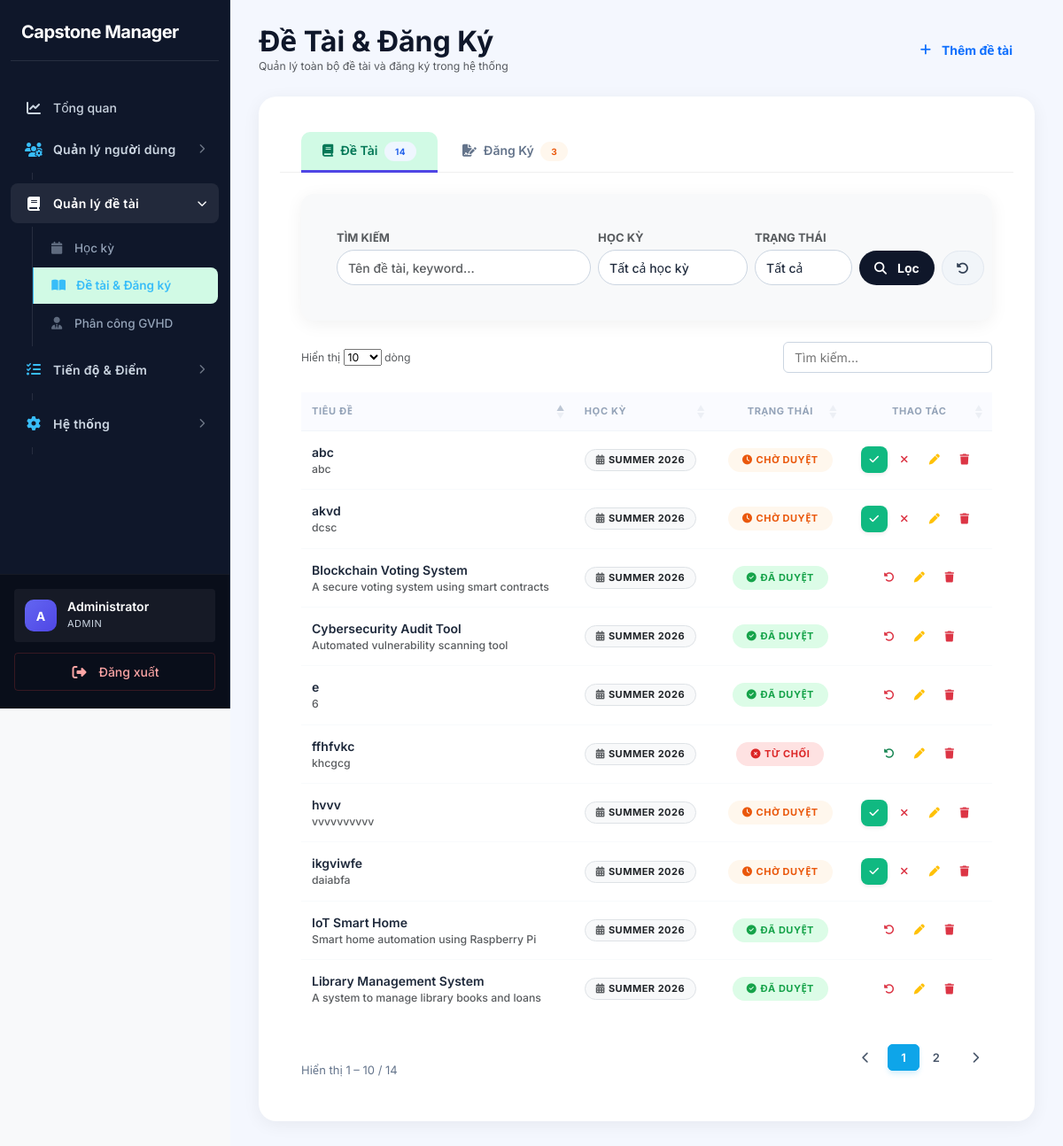
/index.php?page=topic-management (signed in), run on the app's committed database.
### tables this page shows
CREATE TABLE `topics` (
  `id` int(11) NOT NULL,
  `title` varchar(255) DEFAULT NULL,
  `description` text DEFAULT NULL,
  `keywords` text DEFAULT NULL,
  `semester_id` int(11) DEFAULT NULL,
  `created_by` int(11) DEFAULT NULL,
  `status` enum('draft','pending','approved','rejected') DEFAULT 'draft',
  `created_at` timestamp NOT NULL DEFAULT current_timestamp()
);

CREATE TABLE `semesters` (
  `id` int(11) NOT NULL,
  `name` varchar(100) DEFAULT NULL,
  `start_date` date DEFAULT NULL,
  `end_date` date DEFAULT NULL,
  `created_at` timestamp NOT NULL DEFAULT current_timestamp()
);

### app/views/topic-management/index.php (the view, shortened to what the rows shown need)
<?php require '../app/views/layouts/header.php'; ?>
<?php require '../app/views/layouts/sidebar.php'; ?>
<?php
$role       = $_SESSION['user']['role'];
$activeTab  = $_GET['tab'] ?? 'topics';
?>
<div class="main-content" style="padding: 28px 32px; background-color: #f4f7fe; min-height: 100vh;">
    <div class="d-flex justify-content-between align-items-center mb-4">
        <div>
            <h2 class="fw-bold mb-0">Đề Tài & Đăng Ký</h2>
        </div>
    </div>
    <div class="card border-0 shadow-sm" style="border-radius: 20px; overflow: hidden;">
        <div class="card-body p-4">
            <?php if ($activeTab === 'topics'): ?>
                <?php if ($role === 'student'):
                    $myTopics = array_filter($topics, fn($t) => isset($t['created_by']) && $t['created_by'] == $_SESSION['user']['id']);
                    $generalTopics = array_filter($topics, fn($t) => !isset($t['created_by']) || $t['created_by'] != $_SESSION['user']['id']);
                ?>
                    <h5 class="fw-bold mb-3 text-primary"><i class="fa fa-user-edit me-2"></i>Đề tài cá nhân</h5>
                    <div class="table-responsive mb-5 shadow-sm rounded-3">
                        <table class="table table-hover align-middle mb-0" id="myTopicsTable">
                            <thead class="table-light">
                                <tr class="text-muted small text-uppercase">
                                    <th class="ps-3">Tiêu Đề</th>
                                    <th>Học Kỳ</th>
                                    <th class="text-center">Trạng Thái</th>
                                    <th class="text-center">Thao Tác</th>
                                </tr>
                            </thead>
                            <tbody>
                                <?php if (!empty($myTopics)): foreach ($myTopics as $t):
                                    $ts   = $t['status'];
                                    $tcls = $ts === 'approved' ? 'bg-success' : ($ts === 'rejected' ? 'bg-danger' : 'bg-warning text-dark');
                                    $tlbl = $ts === 'approved' ? 'Đã duyệt'  : ($ts === 'rejected' ? 'Từ chối'   : 'Chờ duyệt');
                                    $tico = $ts === 'approved' ? 'fa-circle-check' : ($ts === 'rejected' ? 'fa-circle-xmark' : 'fa-clock');
                                ?>
                                <tr>
                                    <td class="ps-3">
                                        <div class="fw-semibold"><?= htmlspecialchars($t['title']) ?></div>
                                        <?php if (!empty($t['description'])): ?>
                                            <div class="text-muted small" style="max-width:280px; white-space:nowrap; overflow:hidden; text-overflow:ellipsis;">
                                                <?= htmlspecialchars($t['description']) ?>
                                            </div>
                                        <?php endif; ?>
                                    </td>
                                    <td>
                                        <span class="badge bg-light text-dark border" style="font-size:11px;">
                                            <i class="fa fa-calendar-alt me-1 text-muted"></i><?= htmlspecialchars($t['semester']) ?>
                                        </span>
                                    </td>
                                    <td class="text-center">
                                        <span class="badge rounded-pill <?= $tcls ?> px-3 py-2" style="font-size:11px;">
                                            <i class="fa <?= $tico ?> me-1"></i><?= $tlbl ?>
                                        </span>
                                    </td>
                                    <td class="text-center">
                                        <?php if ($ts === 'pending'): ?>
                                        <div class="d-flex justify-content-center gap-1">
                                            <a href="index.php?page=topic-edit&id=<?= $t['id'] ?>"
                                               class="btn btn-sm btn-outline-warning rounded-circle" data-bs-toggle="tooltip" title="Sửa" style="width: 32px; height: 32px; display: inline-flex; align-items: center; justify-content: center;">
                                                <i class="fa fa-pen"></i>
                                            </a>
                                            <form action="index.php?page=topic-delete&id=<?= $t['id'] ?>" method="POST" class="d-inline" onsubmit="return confirm('Xác nhận xóa đề tài này?');">
                                                <input type="hidden" name="csrf_token" value="<?= $_SESSION['csrf_token'] ?? '' ?>">
                                                <button type="submit" class="btn btn-sm btn-outline-danger rounded-circle border-0" data-bs-toggle="tooltip" title="Xóa" style="width: 32px; height: 32px; display: inline-flex; align-items: center; justify-content: center;">
                                                    <i class="fa fa-trash"></i>
                                                </button>
                                            </form>
                                        </div>
                                        <?php endif; ?>
                                    </td>
                                </tr>
                                <?php endforeach; else: ?>
                                <tr><td colspan="4" class="text-center py-4 text-muted">Bạn chưa đề xuất đề tài nào.</td></tr>
                                <?php endif; ?>
                            </tbody>
                        </table>
                    </div>
                    <h5 class="fw-bold mb-3 text-success"><i class="fa fa-globe me-2"></i>Ngân hàng đề tài chung</h5>
                    <div class="table-responsive shadow-sm rounded-3">
                        <table class="table table-hover align-middle mb-0" id="generalTopicsTable">
                            <thead class="table-light">
                                <tr class="text-muted small text-uppercase">
                                    <th class="ps-3">Tiêu Đề</th>
                                    <th>Học Kỳ</th>
                                    <th class="text-center">Trạng Thái</th>
                                </tr>
                            </thead>
                            <tbody>
                                <?php if (!empty($generalTopics)): foreach ($generalTopics as $t):
                                    $ts   = $t['status'];
                                    $tcls = $ts === 'approved' ? 'bg-success' : ($ts === 'rejected' ? 'bg-danger' : 'bg-warning text-dark');
                                    $tlbl = $ts === 'approved' ? 'Đã duyệt'  : ($ts === 'rejected' ? 'Từ chối'   : 'Chờ duyệt');
                                    $tico = $ts === 'approved' ? 'fa-circle-check' : ($ts === 'rejected' ? 'fa-circle-xmark' : 'fa-clock');
                                ?>
                                <tr>
                                    <td class="ps-3">
                                        <div class="fw-semibold"><?= htmlspecialchars($t['title']) ?></div>
                                        <?php if (!empty($t['description'])): ?>
                                            <div class="text-muted small" style="max-width:280px; white-space:nowrap; overflow:hidden; text-overflow:ellipsis;">
                                                <?= htmlspecialchars($t['description']) ?>
                                            </div>
                                        <?php endif; ?>
                                    </td>
                                    <td>
                                        <span class="badge bg-light text-dark border" style="font-size:11px;">
                                            <i class="fa fa-calendar-alt me-1 text-muted"></i><?= htmlspecialchars($t['semester']) ?>
                                        </span>
                                    </td>
                                    <td class="text-center">
                                        <span class="badge rounded-pill <?= $tcls ?> px-3 py-2" style="font-size:11px;">
                                            <i class="fa <?= $tico ?> me-1"></i><?= $tlbl ?>
                                        </span>
                                    </td>
                                </tr>
                                <?php endforeach; else: ?>
                                <tr><td colspan="3" class="text-center py-4 text-muted">Không có đề tài chung nào.</td></tr>
                                <?php endif; ?>
                            </tbody>
                        </table>
                    </div>
                <?php else: ?>
                <div class="table-responsive">
                    <table class="table table-hover align-middle mb-0" id="topicsTable">
                        <thead>
                            <tr class="text-muted small text-uppercase">
                                <th class="ps-2">Tiêu Đề</th>
                                <th>Học Kỳ</th>
                                <th class="text-center">Trạng Thái</th>
                                <th class="text-center">Thao Tác</th>
                            </tr>
                        </thead>
                        <tbody>
                            <?php if (!empty($topics)): foreach ($topics as $t):
                                $ts   = $t['status'];
                                $tcls = $ts === 'approved' ? 'bg-success' : ($ts === 'rejected' ? 'bg-danger' : 'bg-warning text-dark');
                                $tlbl = $ts === 'approved' ? 'Đã duyệt'  : ($ts === 'rejected' ? 'Từ chối'   : 'Chờ duyệt');
                                $tico = $ts === 'approved' ? 'fa-circle-check' : ($ts === 'rejected' ? 'fa-circle-xmark' : 'fa-clock');
                            ?>
                                <tr>
                                    <td class="ps-2">
                                        <div class="fw-semibold"><?= htmlspecialchars($t['title']) ?></div>
                                        <?php if (!empty($t['description'])): ?>
                                            <div class="text-muted small"
                                                 style="max-width:280px; white-space:nowrap; overflow:hidden; text-overflow:ellipsis;">
                                                <?= htmlspecialchars($t['description']) ?>
                                            </div>
                                        <?php endif; ?>
                                    </td>
                                    <td>
                                        <span class="badge bg-light text-dark border" style="font-size:11px;">
                                            <i class="fa fa-calendar-alt me-1 text-muted"></i>
                                            <?= htmlspecialchars($t['semester']) ?>
                                        </span>
                                    </td>
                                    <td class="text-center">
                                        <span class="badge rounded-pill <?= $tcls ?> px-3 py-2" style="font-size:11px;">
                                            <i class="fa <?= $tico ?> me-1"></i><?= $tlbl ?>
                                        </span>
                                    </td>
                                    <td class="text-center">
                                        <div class="d-flex justify-content-center gap-1 flex-wrap">
                                            <?php if ($role === 'admin'): ?>
                                                <?php if ($ts === 'pending'): ?>
                                                    <form action="index.php?page=topic-status&id=<?= $t['id'] ?>&status=approved" method="POST" class="d-inline" onsubmit="return confirm('Duyệt đề tài này?');">
    <button type="submit" class="btn btn-sm btn-success rounded-circle shadow-sm border-0" data-bs-toggle="tooltip" title="Duyệt" style="width: 32px; height: 32px; display: inline-flex; align-items: center; justify-content: center;">
        <i class="fa fa-check"></i>
    </button>
</form>
                                                    <form action="index.php?page=topic-status&id=<?= $t['id'] ?>&status=rejected" method="POST" class="d-inline" onsubmit="return confirm('Từ chối đề tài này?');">
    <button type="submit" class="btn btn-sm btn-outline-danger rounded-circle border-0" data-bs-toggle="tooltip" title="Từ chối" style="width: 32px; height: 32px; display: inline-flex; align-items: center; justify-content: center;">
        <i class="fa fa-xmark"></i>
    </button>
</form>
                                                <?php elseif ($ts === 'approved'): ?>
                                                    <form action="index.php?page=topic-status&id=<?= $t['id'] ?>&status=rejected" method="POST" class="d-inline" onsubmit="return confirm('Thu hồi duyệt đề tài này?');">
    <button type="submit" class="btn btn-sm btn-outline-danger rounded-circle border-0" data-bs-toggle="tooltip" title="Thu hồi" style="width: 32px; height: 32px; display: inline-flex; align-items: center; justify-content: center;">
        <i class="fa fa-rotate-left"></i>
    </button>
</form>
                                                <?php else: ?>
                                                    <form action="index.php?page=topic-status&id=<?= $t['id'] ?>&status=approved" method="POST" class="d-inline" onsubmit="return confirm('Duyệt lại đề tài này?');">
    <button type="submit" class="btn btn-sm btn-outline-success rounded-circle border-0" data-bs-toggle="tooltip" title="Duyệt lại" style="width: 32px; height: 32px; display: inline-flex; align-items: center; justify-content: center;">
        <i class="fa fa-rotate-left"></i>
    </button>
</form>
                                                <?php endif; ?>
                                                <a href="index.php?page=topic-edit&id=<?= $t['id'] ?>"
                                                   class="btn btn-sm btn-outline-warning rounded-circle" data-bs-toggle="tooltip" title="Sửa" style="width: 32px; height: 32px; display: inline-flex; align-items: center; justify-content: center;">
                                                    <i class="fa fa-pen"></i>
                                                </a>
                                                <form action="index.php?page=topic-delete&id=<?= $t['id'] ?>" method="POST" class="d-inline" onsubmit="return confirm('Xác nhận xóa đề tài này?');">
    <button type="submit" class="btn btn-sm btn-outline-danger rounded-circle border-0" data-bs-toggle="tooltip" title="Xóa" style="width: 32px; height: 32px; display: inline-flex; align-items: center; justify-content: center;">
        <i class="fa fa-trash"></i>
    </button>
</form>
                                            <?php endif; ?>
                                        </div>
                                    </td>
                                </tr>
                            <?php endforeach; endif; ?>
                        </tbody>
                    </table>
                </div>
                <?php endif; ?>
            <?php endif;  ?>
        </div>
    </div>
</div>
<?php require '../app/views/layouts/footer.php'; ?>

### data on the page
topics: title "e", description "6", semester.name "SUMMER 2026", status "ĐÃ DUYỆT"
topics: title "hvvv", description "vvvvvvvvvv", semester.name "SUMMER 2026", status "CHỜ DUYỆT"
topics: title "akvd", description "dcsc", semester.name "SUMMER 2026", status "CHỜ DUYỆT"
topics: title "abc", description "abc", semester.name "SUMMER 2026", status "CHỜ DUYỆT"
topics: title "ikgviwfe", description "daiabfa", semester.name "SUMMER 2026", status "CHỜ DUYỆT"
topics: title "ffhfvkc", description "khcgcg", semester.name "SUMMER 2026", status "TỪ CHỐI"
topics: title "Cybersecurity Audit Tool", description "Automated vulnerability scanning tool", semester.name "SUMMER 2026", status "ĐÃ DUYỆT"
topics: title "Library Management System", description "A system to manage library books and loans", semester.name "SUMMER 2026", status "ĐÃ DUYỆT"
topics: title "IoT Smart Home", description "Smart home automation using Raspberry Pi", semester.name "SUMMER 2026", status "ĐÃ DUYỆT"
topics: title "Blockchain Voting System", description "A secure voting system using smart contracts", semester.name "SUMMER 2026", status "ĐÃ DUYỆT"

### other printed values
$avatarChar "A"
$displayName "Administrator"
$_SESSION['user']['role'] "ADMIN"
count($topics) "14"
count($registrations) "3"
